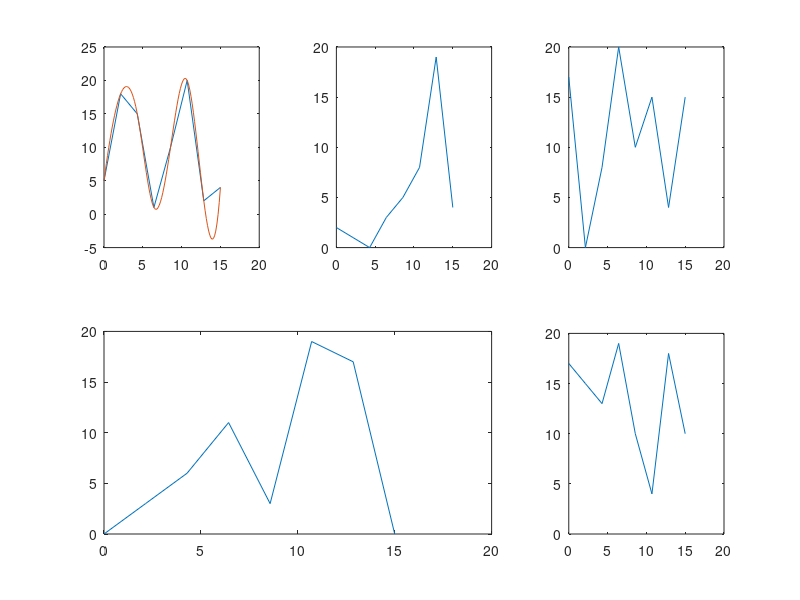

Recreate this plot in MATLAB.
clc; clear; close all

%% Part 1
x1 = linspace(-5, 9, 140);
y1 = sin(x1);
y2 = x1*2 + 10*sin(x1)/5;

plot(x1, y1);
hold on
plot(x1, y2, ':');

%% Part 2

N = 8;
x = linspace(0, 15, N);
y = randi([0, 20], 10, N);

subplot(2, 3, 1)
xx = linspace(min(x), max(x), 100);
yy = spline(x, y(1, :), xx);
plot(x, y(1, :), xx, yy)

subplot(2, 3, 2)
plot(x, y(2, :))

subplot(2, 3, 3)
plot(x, y(3, :))

subplot(2, 3, [4, 5])
plot(x, y(4, :))

subplot(2, 3, 6)
plot(x, y(6, :))
